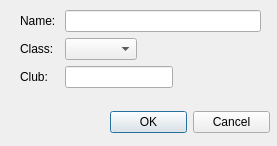
<?xml version="1.0" encoding="UTF-8"?>
<ui version="4.0">
 <class>AlterDialog</class>
 <widget class="QDialog" name="AlterDialog">
  <property name="geometry">
   <rect>
    <x>0</x>
    <y>0</y>
    <width>277</width>
    <height>146</height>
   </rect>
  </property>
  <property name="windowTitle">
   <string>Alter</string>
  </property>
  <widget class="QDialogButtonBox" name="buttonBox">
   <property name="geometry">
    <rect>
     <x>110</x>
     <y>110</y>
     <width>160</width>
     <height>25</height>
    </rect>
   </property>
   <property name="orientation">
    <enum>Qt::Horizontal</enum>
   </property>
   <property name="standardButtons">
    <set>QDialogButtonBox::Cancel|QDialogButtonBox::Ok</set>
   </property>
  </widget>
  <widget class="QWidget" name="formLayoutWidget">
   <property name="geometry">
    <rect>
     <x>20</x>
     <y>10</y>
     <width>241</width>
     <height>81</height>
    </rect>
   </property>
   <layout class="QFormLayout" name="formLayout">
    <property name="fieldGrowthPolicy">
     <enum>QFormLayout::AllNonFixedFieldsGrow</enum>
    </property>
    <item row="0" column="0">
     <widget class="QLabel" name="label">
      <property name="text">
       <string>Name: </string>
      </property>
      <property name="buddy">
       <cstring>nameEdit</cstring>
      </property>
     </widget>
    </item>
    <item row="0" column="1">
     <widget class="QLineEdit" name="nameEdit"/>
    </item>
    <item row="1" column="0">
     <widget class="QLabel" name="label_2">
      <property name="text">
       <string>Class:</string>
      </property>
      <property name="buddy">
       <cstring>classComboBox</cstring>
      </property>
     </widget>
    </item>
    <item row="1" column="1">
     <widget class="QComboBox" name="classComboBox">
      <property name="sizePolicy">
       <sizepolicy hsizetype="Maximum" vsizetype="Fixed">
        <horstretch>0</horstretch>
        <verstretch>0</verstretch>
       </sizepolicy>
      </property>
     </widget>
    </item>
    <item row="2" column="0">
     <widget class="QLabel" name="label_3">
      <property name="text">
       <string>Club:</string>
      </property>
      <property name="buddy">
       <cstring>clubEdit</cstring>
      </property>
     </widget>
    </item>
    <item row="2" column="1">
     <widget class="QLineEdit" name="clubEdit">
      <property name="sizePolicy">
       <sizepolicy hsizetype="Maximum" vsizetype="Fixed">
        <horstretch>0</horstretch>
        <verstretch>0</verstretch>
       </sizepolicy>
      </property>
      <property name="maxLength">
       <number>5</number>
      </property>
     </widget>
    </item>
   </layout>
  </widget>
 </widget>
 <tabstops>
  <tabstop>classComboBox</tabstop>
  <tabstop>clubEdit</tabstop>
 </tabstops>
 <resources/>
 <connections>
  <connection>
   <sender>buttonBox</sender>
   <signal>accepted()</signal>
   <receiver>AlterDialog</receiver>
   <slot>accept()</slot>
   <hints>
    <hint type="sourcelabel">
     <x>248</x>
     <y>254</y>
    </hint>
    <hint type="destinationlabel">
     <x>157</x>
     <y>274</y>
    </hint>
   </hints>
  </connection>
  <connection>
   <sender>buttonBox</sender>
   <signal>rejected()</signal>
   <receiver>AlterDialog</receiver>
   <slot>reject()</slot>
   <hints>
    <hint type="sourcelabel">
     <x>316</x>
     <y>260</y>
    </hint>
    <hint type="destinationlabel">
     <x>286</x>
     <y>274</y>
    </hint>
   </hints>
  </connection>
 </connections>
</ui>
